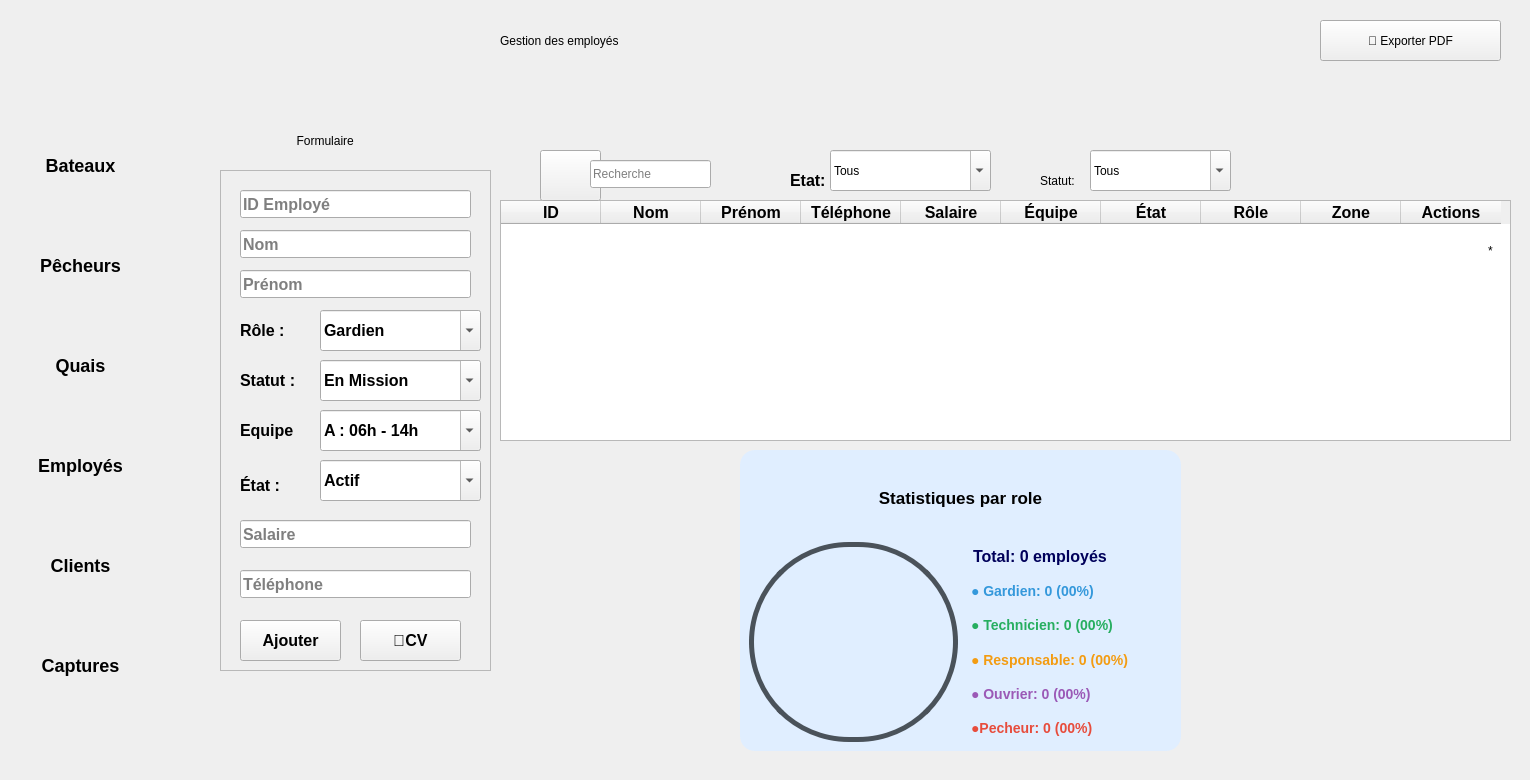
    <widget class="QWidget" name="pagee">
     <widget class="QFrame" name="frame_2e">
      <property name="geometry">
       <rect>
        <x>220</x>
        <y>170</y>
        <width>271</width>
        <height>501</height>
       </rect>
      </property>
      <property name="styleSheet">
       <string notr="true">font-size:16px;
font-weight:600;</string>
      </property>
      <property name="frameShape">
       <enum>QFrame::Shape::StyledPanel</enum>
      </property>
      <property name="frameShadow">
       <enum>QFrame::Shadow::Raised</enum>
      </property>
      <widget class="QLineEdit" name="lineEdit_12e">
       <property name="geometry">
        <rect>
         <x>20</x>
         <y>20</y>
         <width>231</width>
         <height>28</height>
        </rect>
       </property>
       <property name="placeholderText">
        <string>ID Employé</string>
       </property>
      </widget>
      <widget class="QLineEdit" name="lineEdit_13e">
       <property name="geometry">
        <rect>
         <x>20</x>
         <y>60</y>
         <width>231</width>
         <height>28</height>
        </rect>
       </property>
       <property name="placeholderText">
        <string>Nom</string>
       </property>
      </widget>
      <widget class="QPushButton" name="pushButton_5e">
       <property name="geometry">
        <rect>
         <x>20</x>
         <y>450</y>
         <width>101</width>
         <height>41</height>
        </rect>
       </property>
       <property name="text">
        <string>Ajouter</string>
       </property>
      </widget>
      <widget class="QLineEdit" name="lineEdit_16e">
       <property name="geometry">
        <rect>
         <x>20</x>
         <y>100</y>
         <width>231</width>
         <height>28</height>
        </rect>
       </property>
       <property name="placeholderText">
        <string>Prénom</string>
       </property>
      </widget>
      <widget class="QLineEdit" name="lineEdit_14e">
       <property name="geometry">
        <rect>
         <x>20</x>
         <y>400</y>
         <width>231</width>
         <height>28</height>
        </rect>
       </property>
       <property name="readOnly">
        <bool>false</bool>
       </property>
       <property name="placeholderText">
        <string>Téléphone</string>
       </property>
      </widget>
      <widget class="QComboBox" name="comboBox_11e">
       <property name="enabled">
        <bool>true</bool>
       </property>
       <property name="geometry">
        <rect>
         <x>100</x>
         <y>140</y>
         <width>161</width>
         <height>41</height>
        </rect>
       </property>
       <property name="editable">
        <bool>true</bool>
       </property>
       <property name="currentText">
        <string>Gardien</string>
       </property>
       <property name="duplicatesEnabled">
        <bool>false</bool>
       </property>
       <item>
        <property name="text">
         <string>Gardien</string>
        </property>
       </item>
       <item>
        <property name="text">
         <string>Technicien</string>
        </property>
       </item>
       <item>
        <property name="text">
         <string>Responsable</string>
        </property>
       </item>
       <item>
        <property name="text">
         <string>Ouvrier</string>
        </property>
       </item>
       <item>
        <property name="text">
         <string>Pêcheur</string>
        </property>
       </item>
      </widget>
      <widget class="QComboBox" name="comboBox_14e">
       <property name="enabled">
        <bool>true</bool>
       </property>
       <property name="geometry">
        <rect>
         <x>100</x>
         <y>190</y>
         <width>161</width>
         <height>41</height>
        </rect>
       </property>
       <property name="editable">
        <bool>true</bool>
       </property>
       <property name="currentText">
        <string>En Mission</string>
       </property>
       <item>
        <property name="text">
         <string>En Mission</string>
        </property>
       </item>
       <item>
        <property name="text">
         <string>Congé</string>
        </property>
       </item>
       <item>
        <property name="text">
         <string>Disponible</string>
        </property>
       </item>
      </widget>
      <widget class="QComboBox" name="comboBox_15e">
       <property name="enabled">
        <bool>true</bool>
       </property>
       <property name="geometry">
        <rect>
         <x>100</x>
         <y>240</y>
         <width>161</width>
         <height>41</height>
        </rect>
       </property>
       <property name="editable">
        <bool>true</bool>
       </property>
       <property name="currentText">
        <string>A : 06h - 14h </string>
       </property>
       <item>
        <property name="text">
         <string>A : 06h - 14h </string>
        </property>
       </item>
       <item>
        <property name="text">
         <string>B : 14h - 22h </string>
        </property>
       </item>
       <item>
        <property name="text">
         <string>C : 22h - 06h </string>
        </property>
       </item>
      </widget>
      <widget class="QLabel" name="label_3e">
       <property name="geometry">
        <rect>
         <x>20</x>
         <y>240</y>
         <width>81</width>
         <height>41</height>
        </rect>
       </property>
       <property name="text">
        <string>Equipe</string>
       </property>
      </widget>
      <widget class="QLabel" name="label_5e">
       <property name="geometry">
        <rect>
         <x>20</x>
         <y>190</y>
         <width>101</width>
         <height>41</height>
        </rect>
       </property>
       <property name="text">
        <string>Statut :</string>
       </property>
      </widget>
      <widget class="QLabel" name="label_6e">
       <property name="geometry">
        <rect>
         <x>20</x>
         <y>140</y>
         <width>101</width>
         <height>41</height>
        </rect>
       </property>
       <property name="text">
        <string>Rôle :</string>
       </property>
      </widget>
      <widget class="QLabel" name="label_2e">
       <property name="geometry">
        <rect>
         <x>20</x>
         <y>290</y>
         <width>91</width>
         <height>51</height>
        </rect>
       </property>
       <property name="text">
        <string>État :</string>
       </property>
      </widget>
      <widget class="QComboBox" name="comboBox_16e">
       <property name="enabled">
        <bool>true</bool>
       </property>
       <property name="geometry">
        <rect>
         <x>100</x>
         <y>290</y>
         <width>161</width>
         <height>41</height>
        </rect>
       </property>
       <property name="editable">
        <bool>true</bool>
       </property>
       <property name="currentText">
        <string>Actif</string>
       </property>
       <item>
        <property name="text">
         <string>Actif</string>
        </property>
       </item>
       <item>
        <property name="text">
         <string>Banni</string>
        </property>
       </item>
      </widget>
      <widget class="QPushButton" name="pushButton_5e_2">
       <property name="geometry">
        <rect>
         <x>140</x>
         <y>450</y>
         <width>101</width>
         <height>41</height>
        </rect>
       </property>
       <property name="text">
        <string>📃CV</string>
       </property>
      </widget>
      <widget class="QLineEdit" name="lineEdit_14e_2">
       <property name="geometry">
        <rect>
         <x>20</x>
         <y>350</y>
         <width>231</width>
         <height>28</height>
        </rect>
       </property>
       <property name="readOnly">
        <bool>false</bool>
       </property>
       <property name="placeholderText">
        <string>Salaire</string>
       </property>
      </widget>
     </widget>
     <widget class="QFrame" name="frame_typese">
      <property name="geometry">
       <rect>
        <x>740</x>
        <y>450</y>
        <width>441</width>
        <height>301</height>
       </rect>
      </property>
      <property name="styleSheet">
       <string notr="true">background-color: rgb(224, 238, 255);
       border:1PX solid  rgb(0, 0, 115);
            border-radius: 15px;


</string>
      </property>
      <property name="frameShape">
       <enum>QFrame::Shape::StyledPanel</enum>
      </property>
      <property name="frameShadow">
       <enum>QFrame::Shadow::Raised</enum>
      </property>
      <layout class="QVBoxLayout" name="verticalLayout_types">
       <item>
        <widget class="QLabel" name="label_typese">
         <property name="styleSheet">
          <string notr="true">
                        font-weight: bold;
                        font-size: 17px;
                        padding: 10px;</string>
         </property>
         <property name="text">
          <string>Statistiques par role</string>
         </property>
         <property name="alignment">
          <set>Qt::AlignmentFlag::AlignCenter</set>
         </property>
        </widget>
       </item>
       <item>
        <layout class="QHBoxLayout" name="horizontalLayout_typese">
         <item>
          <widget class="QLabel" name="progressTypeCirclee">
           <property name="minimumSize">
            <size>
             <width>200</width>
             <height>200</height>
            </size>
           </property>
           <property name="styleSheet">
            <string notr="true">border-radius: 100px;
        background: qconicalgradient(cx:0.5, cy:0.5, angle:90,
            stop:0.0 #3498db,
            stop:0.25 #27ae60,
            stop:0.25 #f39c12,
            stop:0.55 #9b59b6,
            stop:0.55 #e74c3c,
            stop:0.85 #1abc9c,
            stop:0.85 rgba(26, 188, 156, 0.3) 100%);
        border: 5px solid  rgb(74, 82, 90);</string>
           </property>
           <property name="text">
            <string/>
           </property>
           <property name="alignment">
            <set>Qt::AlignmentFlag::AlignCenter</set>
           </property>
          </widget>
         </item>
         <item>
          <layout class="QVBoxLayout" name="verticalLayout_legende">
           <item>
            <widget class="QLabel" name="label_total_typese">
             <property name="styleSheet">
              <string notr="true"> 	color: rgb(0, 0, 90);

                                        font-weight: bold;
                                        font-size: 16px;
                                        padding: 5px;</string>
             </property>
             <property name="text">
              <string>Total: 0 employés</string>
             </property>
            </widget>
           </item>
           <item>
            <widget class="QLabel" name="label_legend_chalutiere">
             <property name="styleSheet">
              <string notr="true">color: #3498db;
                                        font-weight: bold;
                                        font-size: 14px;
                                        padding: 3px;</string>
             </property>
             <property name="text">
              <string>● Gardien: 0 (00%)</string>
             </property>
            </widget>
           </item>
           <item>
            <widget class="QLabel" name="label_legend_palangriere">
             <property name="styleSheet">
              <string notr="true">color: #27ae60;
                                        font-weight: bold;
                                        font-size: 14px;
                                        padding: 3px;</string>
             </property>
             <property name="text">
              <string>● Technicien: 0 (00%)</string>
             </property>
            </widget>
           </item>
           <item>
            <widget class="QLabel" name="label_legend_caseyeure">
             <property name="styleSheet">
              <string notr="true">color: #f39c12;
                                        font-weight: bold;
                                        font-size: 14px;
                                        padding: 3px;</string>
             </property>
             <property name="text">
              <string>● Responsable: 0 (00%)</string>
             </property>
            </widget>
           </item>
           <item>
            <widget class="QLabel" name="label_legend_traditionale">
             <property name="styleSheet">
              <string notr="true">color: #9b59b6;
                                        font-weight: bold;
                                        font-size: 14px;
                                        padding: 3px;</string>
             </property>
             <property name="text">
              <string>● Ouvrier: 0 (00%)</string>
             </property>
            </widget>
           </item>
           <item>
            <widget class="QLabel" name="label_legend_othere">
             <property name="styleSheet">
              <string notr="true">color: #e74c3c;
                                        font-weight: bold;
                                        font-size: 14px;
                                        padding: 3px;</string>
             </property>
             <property name="text">
              <string>●Pecheur: 0 (00%)</string>
             </property>
            </widget>
           </item>
          </layout>
         </item>
        </layout>
       </item>
      </layout>
     </widget>
     <widget class="QLabel" name="label_8e">
      <property name="geometry">
       <rect>
        <x>500</x>
        <y>10</y>
        <width>621</width>
        <height>61</height>
       </rect>
      </property>
      <property name="styleSheet">
       <string notr="true"/>
      </property>
      <property name="text">
       <string>Gestion des employés</string>
      </property>
     </widget>
     <widget class="QPushButton" name="pushButton_10e">
      <property name="geometry">
       <rect>
        <x>0</x>
        <y>710</y>
        <width>71</width>
        <height>61</height>
       </rect>
      </property>
      <property name="styleSheet">
       <string notr="true">border:none;image: url(:/res/en-arriere.png);
background-color:transparent;
</string>
      </property>
      <property name="text">
       <string/>
      </property>
     </widget>
     <widget class="QPushButton" name="pushButton_11e">
      <property name="geometry">
       <rect>
        <x>1320</x>
        <y>20</y>
        <width>181</width>
        <height>41</height>
       </rect>
      </property>
      <property name="text">
       <string>📄 Exporter PDF</string>
      </property>
     </widget>
     <widget class="QLabel" name="label_7e">
      <property name="geometry">
       <rect>
        <x>240</x>
        <y>120</y>
        <width>231</width>
        <height>41</height>
       </rect>
      </property>
      <property name="styleSheet">
       <string notr="true"/>
      </property>
      <property name="text">
       <string>                 Formulaire</string>
      </property>
     </widget>
     <widget class="QLabel" name="label_9e">
      <property name="geometry">
       <rect>
        <x>790</x>
        <y>150</y>
        <width>101</width>
        <height>61</height>
       </rect>
      </property>
      <property name="styleSheet">
       <string notr="true">font-size:16px;
font-weight:600;</string>
      </property>
      <property name="text">
       <string>Etat:</string>
      </property>
     </widget>
     <widget class="QLabel" name="label_10e">
      <property name="geometry">
       <rect>
        <x>1040</x>
        <y>150</y>
        <width>91</width>
        <height>61</height>
       </rect>
      </property>
      <property name="styleSheet">
       <string notr="true"/>
      </property>
      <property name="text">
       <string>Statut:</string>
      </property>
     </widget>
     <widget class="QComboBox" name="comboBox_17e">
      <property name="enabled">
       <bool>true</bool>
      </property>
      <property name="geometry">
       <rect>
        <x>1090</x>
        <y>150</y>
        <width>141</width>
        <height>41</height>
       </rect>
      </property>
      <property name="editable">
       <bool>true</bool>
      </property>
      <property name="currentText">
       <string>Tous</string>
      </property>
      <item>
       <property name="text">
        <string>Tous</string>
       </property>
      </item>
      <item>
       <property name="text">
        <string>En Mission</string>
       </property>
      </item>
      <item>
       <property name="text">
        <string>Congé</string>
       </property>
      </item>
      <item>
       <property name="text">
        <string>Disponible</string>
       </property>
      </item>
     </widget>
     <widget class="QTableWidget" name="tableWidgetee">
      <property name="geometry">
       <rect>
        <x>500</x>
        <y>200</y>
        <width>1011</width>
        <height>241</height>
       </rect>
      </property>
      <property name="styleSheet">
       <string notr="true">font-size:16px;
font-weight:600;</string>
      </property>
      <attribute name="horizontalHeaderDefaultSectionSize">
       <number>100</number>
      </attribute>
      <column>
       <property name="text">
        <string>ID</string>
       </property>
      </column>
      <column>
       <property name="text">
        <string>Nom</string>
       </property>
      </column>
      <column>
       <property name="text">
        <string>Prénom</string>
       </property>
      </column>
      <column>
       <property name="text">
        <string>Téléphone</string>
       </property>
      </column>
      <column>
       <property name="text">
        <string>Salaire</string>
       </property>
      </column>
      <column>
       <property name="text">
        <string>Équipe</string>
       </property>
      </column>
      <column>
       <property name="text">
        <string>État</string>
       </property>
      </column>
      <column>
       <property name="text">
        <string>Rôle</string>
       </property>
      </column>
      <column>
       <property name="text">
        <string>Zone</string>
       </property>
      </column>
      <column>
       <property name="text">
        <string>Actions</string>
       </property>
      </column>
     </widget>
     <widget class="QPushButton" name="pushButton_9e">
      <property name="geometry">
       <rect>
        <x>540</x>
        <y>150</y>
        <width>61</width>
        <height>51</height>
       </rect>
      </property>
      <property name="styleSheet">
       <string notr="true">image: url(:/res/loupe.png);</string>
      </property>
      <property name="text">
       <string/>
      </property>
     </widget>
     <widget class="QLineEdit" name="lineEdit_12e_2e">
      <property name="geometry">
       <rect>
        <x>590</x>
        <y>160</y>
        <width>121</width>
        <height>28</height>
       </rect>
      </property>
      <property name="placeholderText">
       <string>Recherche</string>
      </property>
     </widget>
     <widget class="QPushButton" name="pushButton_6e_2">
      <property name="geometry">
       <rect>
        <x>1400</x>
        <y>220</y>
        <width>61</width>
        <height>61</height>
       </rect>
      </property>
      <property name="styleSheet">
       <string notr="true">border:none;
image: url(:/res/stylo.png);
    background-color:transparent;</string>
      </property>
      <property name="text">
       <string/>
      </property>
     </widget>
     <widget class="QPushButton" name="pushButton_5p_6">
      <property name="geometry">
       <rect>
        <x>1460</x>
        <y>220</y>
        <width>61</width>
        <height>61</height>
       </rect>
      </property>
      <property name="styleSheet">
       <string notr="true">border:none;
image: url(:/res/rafraichir.png);
background-color:transparent;</string>
      </property>
      <property name="text">
       <string>*</string>
      </property>
     </widget>
     <widget class="QPushButton" name="pushButton_4p_5">
      <property name="geometry">
       <rect>
        <x>1430</x>
        <y>220</y>
        <width>61</width>
        <height>51</height>
       </rect>
      </property>
      <property name="styleSheet">
       <string notr="true">border:none;
image: url(:/res/supprimer.png);
background-color:transparent;</string>
      </property>
      <property name="text">
       <string/>
      </property>
     </widget>
     <widget class="QComboBox" name="comboBox_16e_2">
      <property name="enabled">
       <bool>true</bool>
      </property>
      <property name="geometry">
       <rect>
        <x>830</x>
        <y>150</y>
        <width>161</width>
        <height>41</height>
       </rect>
      </property>
      <property name="editable">
       <bool>true</bool>
      </property>
      <property name="currentText">
       <string>Tous</string>
      </property>
      <item>
       <property name="text">
        <string>Tous</string>
       </property>
      </item>
      <item>
       <property name="text">
        <string>Actif</string>
       </property>
      </item>
      <item>
       <property name="text">
        <string>Banni</string>
       </property>
      </item>
     </widget>
     <widget class="QFrame" name="frame_11">
      <property name="geometry">
       <rect>
        <x>-160</x>
        <y>70</y>
        <width>371</width>
        <height>701</height>
       </rect>
      </property>
      <property name="styleSheet">
       <string notr="true">border-radius:185px;
font-weight:600;
font-size:18px</string>
      </property>
      <property name="frameShape">
       <enum>QFrame::Shape::StyledPanel</enum>
      </property>
      <property name="frameShadow">
       <enum>QFrame::Shadow::Raised</enum>
      </property>
      <widget class="QPushButton" name="pushButton_3b_39">
       <property name="geometry">
        <rect>
         <x>170</x>
         <y>70</y>
         <width>141</width>
         <height>51</height>
        </rect>
       </property>
       <property name="text">
        <string>Bateaux</string>
       </property>
      </widget>
      <widget class="QPushButton" name="pushButton_3b_40">
       <property name="geometry">
        <rect>
         <x>170</x>
         <y>170</y>
         <width>141</width>
         <height>51</height>
        </rect>
       </property>
       <property name="text">
        <string>Pêcheurs</string>
       </property>
      </widget>
      <widget class="QPushButton" name="pushButton_3b_41">
       <property name="geometry">
        <rect>
         <x>170</x>
         <y>270</y>
         <width>141</width>
         <height>51</height>
        </rect>
       </property>
       <property name="text">
        <string>Quais</string>
       </property>
      </widget>
      <widget class="QPushButton" name="pushButton_3b_42">
       <property name="geometry">
        <rect>
         <x>170</x>
         <y>370</y>
         <width>141</width>
         <height>51</height>
        </rect>
       </property>
       <property name="text">
        <string>Employés</string>
       </property>
      </widget>
      <widget class="QPushButton" name="pushButton_3b_43">
       <property name="geometry">
        <rect>
         <x>170</x>
         <y>470</y>
         <width>141</width>
         <height>51</height>
        </rect>
       </property>
       <property name="text">
        <string>Clients</string>
       </property>
      </widget>
      <widget class="QPushButton" name="pushButton_3b_44">
       <property name="geometry">
        <rect>
         <x>170</x>
         <y>570</y>
         <width>141</width>
         <height>51</height>
        </rect>
       </property>
       <property name="text">
        <string>Captures</string>
       </property>
      </widget>
     </widget>
     <zorder>frame_2e</zorder>
     <zorder>frame_typese</zorder>
     <zorder>label_8e</zorder>
     <zorder>pushButton_11e</zorder>
     <zorder>label_7e</zorder>
     <zorder>label_9e</zorder>
     <zorder>label_10e</zorder>
     <zorder>comboBox_17e</zorder>
     <zorder>tableWidgetee</zorder>
     <zorder>pushButton_9e</zorder>
     <zorder>lineEdit_12e_2e</zorder>
     <zorder>pushButton_6e_2</zorder>
     <zorder>pushButton_5p_6</zorder>
     <zorder>pushButton_4p_5</zorder>
     <zorder>comboBox_16e_2</zorder>
     <zorder>frame_11</zorder>
     <zorder>pushButton_10e</zorder>
    </widget>
